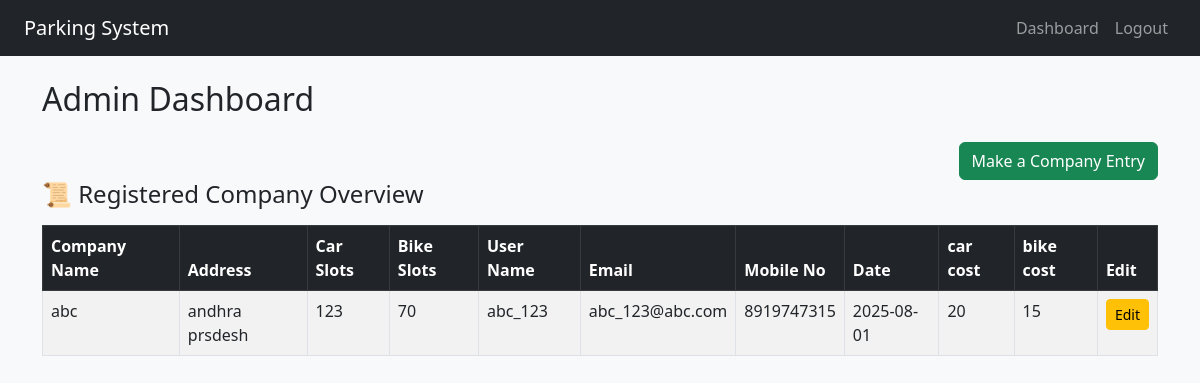
The page /dashboard (signed in) on the database its author committed.
### app.py (models this page shows)
class User(db.Model, UserMixin):
    id = db.Column(db.Integer, primary_key=True)
    username = db.Column(db.String(100), unique=True, nullable=False)
    email = db.Column(db.String(100), unique=True)   # NEW - for login                                  # Optional: full name
    password = db.Column(db.String(100), nullable=False)
    company_name = db.Column(db.String(100))
    is_admin = db.Column(db.Boolean, default=False)
    address = db.Column(db.String(255))
    mobile_no = db.Column(db.String(20))
    car_slots = db.Column(db.Integer, default=0)
    bike_slots = db.Column(db.Integer, default=0)
    car_cost = db.Column(db.Integer, default=0)
    bike_cost = db.Column(db.Integer, default=0)
    created_on = db.Column(db.DateTime, default=datetime.utcnow)

### app.py (the view, shortened to what this page needs)
@app.route('/dashboard')
@login_required
def dashboard():
    if current_user.is_admin:
        current_date = date.today().strftime('%Y-%m-%d')
        companies = User.query.filter_by(is_admin=False).all()
        company_slots = defaultdict(lambda: {'car': 0, 'bike': 0})
        slots = Slot.query.filter(Slot.company_name.ilike(current_user.company_name.strip())).all()
        for slot in slots:
            if slot.type == 'Car':
                company_slots[slot.company_name]['car'] += 1
            elif slot.type == 'Bike':
                company_slots[slot.company_name]['bike'] += 1
        return render_template('admin_dashboard.html', current_date=current_date, companies=companies, company_slots=company_slots)

### app.py (called while the page is built)
@login_manager.user_loader
def load_user(company_id):
    return db.session.get(User, int(company_id))

### templates/admin_dashboard.html (shortened to what this page needs)
{% extends "base.html" %}
{% block content %}
<div>
    <div>
        <h2 class="mb-4">Admin Dashboard</h2>
        <div class="text-end mt-4">
            <button class="btn btn-success" onclick="toggleForm()">Make a Company Entry</button>
        </div>
    </div>
    <div>
        <h4 class="mb-3">📜 Registered Company Overview</h4>
        <table class="table table-striped table-bordered">
            <thead class="table-dark">
                <tr>
                    <th>Company Name</th>
                    <th>Address</th>
                    <th>Car Slots</th>
                    <th>Bike Slots</th>
                    <th>User Name</th>
                    <th>Email</th>
                    <th>Mobile No</th>
                    <th>Date</th>
                    <th>car cost</th>
                    <th>bike cost</th>
                    <th>Edit</th>
                </tr>
            </thead>
            <tbody>
                {% for company in companies %}
                <tr>
                    <td>{{ company.company_name }}</td>
                    <td>{{ company.address or '--' }}</td>
                    <td>{{ company.car_slots }}</td>
                    <td>{{ company.bike_slots }}</td>
                    <td>{{ company.username }}</td>
                    <td>{{ company.email }}</td>
                    <td>{{ company.mobile_no or '--' }}</td>
                    <td>{{ company.created_on.strftime('%Y-%m-%d') if company.created_on else '--' }}</td>
                    <td>{{ company.car_cost }}</td>
                    <td>{{ company.bike_cost }}</td>
                    <td>
                        <button class="btn btn-sm btn-warning" data-bs-toggle="modal"
                            data-bs-target="#editModal{{ company.id }}">Edit</button>
                    </td>
                </tr>
                {% endfor %}
            </tbody>
        </table>
    </div>
</div>
{% endblock %}

### static/css/style.css (style rules this page uses)
body { background-color: #f9f9f9; font-family: 'Segoe UI', sans-serif; }

### rows shown on the page
User: company_name "abc", address "andhra prsdesh", car_slots "123", bike_slots "70", username "abc_123", email "abc_123@abc.com", mobile_no "8919747315", created_on "2025-08-01", car_cost "20", bike_cost "15"
